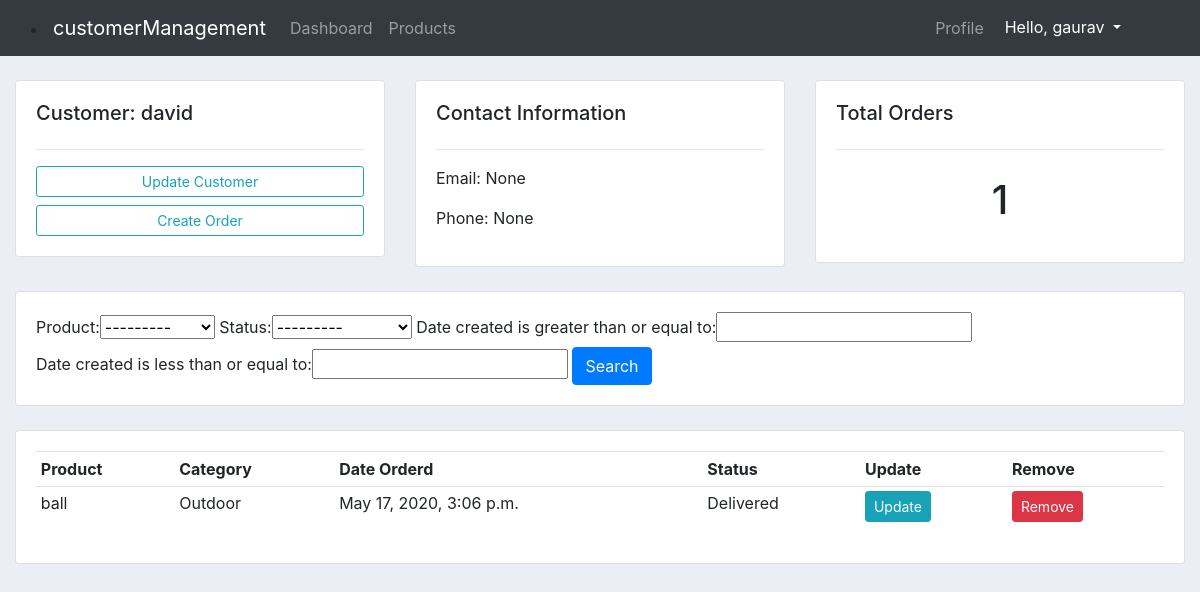
Page /customer/4 (signed in) on the committed database.
### accounts/models.py (models this page shows, shortened)
class Customer(models.Model):
    user = models.OneToOneField(User, null=True, blank=True, on_delete=models.CASCADE)
    name = models.CharField(max_length=200, null=True)
    phone = models.CharField(max_length=200, null=True)
    email = models.EmailField(null=True)
    profile_pic = models.ImageField(default="profile_pic.jpg",null=True, blank=True)
    date_created = models.DateTimeField(auto_now_add=True)

class Order(models.Model):
    STATUS = (
        ('Pending','Pending'),
        ('Out for delivery','Out for delivery'),
        ('Delivered','Delivered'),
    )
    customer = models.ForeignKey(Customer, null=True, on_delete=models.SET_NULL)
    product = models.ForeignKey(Product, null=True, on_delete=models.SET_NULL)
    date_created = models.DateTimeField(auto_now_add=True, null=True)
    status = models.CharField(max_length=200, null=True, choices=STATUS)

class Product(models.Model):
    CATEGORY = (
        ('Indoor','Indoor'),
        ('Outdoor','Outdoor'),
    )
    name = models.CharField(max_length=200, null=True)
    price = models.FloatField(null=True)
    category = models.CharField(max_length=200, null=True, choices=CATEGORY)
    desciption = models.CharField(max_length=200, null=True, blank=True)
    date_created = models.DateTimeField(auto_now_add=True, null=True)
    tag = models.ManyToManyField(Tag)
    def __str__(self):
        return self.name

### accounts/decorators.py (the view)
        def wrapper_func(request, *args, **kwargs):
            group = None
            if request.user.groups.exists():
                group = request.user.groups.all()[0].name
            if group in allowed_roles:
                return view_func(request, *args, **kwargs)
            else:
                return HttpResponse('You are not authorized to view this page')

### accounts/views.py (called while the page is built)
@login_required(login_url="loginuser")
@allowed_users(allowed_roles=['admin'])
def customer(request, pk):
    customer = Customer.objects.get(id=pk)
    orders = customer.order_set.all()
    total_orders = orders.count()
    myFilter = OrderFilter(request.GET, queryset=orders)
    orders = myFilter.qs
    context = {
        'customer':customer,
        'orders':orders,
        'total_orders':total_orders,
        'myFilter':myFilter
    }
    return render(request, 'accounts/customer.html',context)

### accounts/templates/accounts/customer.html
{%  extends 'accounts/main.html' %}
{% block content %}
	<br>
<div class="row">
	<div class="col-md">
		<div class="card card-body">
			<h5>Customer: {{customer.name}}</h5>
			<hr>
			<a class="btn btn-outline-info  btn-sm btn-block" href="">Update Customer</a>
			<a class="btn btn-outline-info  btn-sm btn-block" href="{% url 'create_order' customer.id %}">Create Order</a>
		</div>
	</div>
	<div class="col-md">
		<div class="card card-body">
			<h5>Contact Information</h5>
			<hr>
			<p>Email: {{ customer.email}}</p>
			<p>Phone: {{ customer.phone}}</p>
		</div>
	</div>
	<div class="col-md">
		<div class="card card-body">
			<h5>Total Orders</h5>
			<hr>
			<h1 style="text-align: center;padding: 10px">{{total_orders}}</h1>
		</div>
	</div>
</div>
<br>
<div class="row">
	<div class="col">
		<div class="card card-body">
			<form method="get">
				{{myFilter.form}}
		    <button class="btn btn-primary" type="submit">Search</button>
		  </form>
		</div>
	</div>
</div>
<br>
<div class="row">
	<div class="col-md">
		<div class="card card-body">
			<table class="table table-sm">
				<tr>
					<th>Product</th>
					<th>Category</th>
					<th>Date Orderd</th>
					<th>Status</th>
					<th>Update</th>
					<th>Remove</th>
				</tr>
				{% for order in orders %}
					<tr>
						<td>{{order.product}}</td>
						<td>{{order.product.category}}</td>
						<td>{{order.date_created}}</td>
						<td>{{order.status}}</td>
						<td><a class=" btn btn-sm btn-info"href="{% url 'update_order' order.id %}">Update</a></td>
						<td><a class="btn btn-sm btn-danger" href="{% url 'delete_order' order.id %}">Remove</a></td>
					</tr>
				{% endfor %}
			</table>
		</div>
	</div>
</div>
{% endblock %}

### accounts/templates/accounts/navbar.html (shortened to what this page needs)
<nav class="navbar navbar-expand-md navbar-dark bg-dark">
<div class="container-fluid">
    {% if user.is_authenticated %}
      <li>
        <a class="navbar-brand" href="">
          <span>customerManagement</span>
        </a>
      </li>
    {% else %}
      <li>
        <a class="navbar-brand" href="">
          <span>customerManagement</span>
        </a>
      </li>
    {% endif %}
    <div class="collapse navbar-collapse" id="navbarNav">
    {% if request.user.is_staff %}
        <ul class="navbar-nav mr-auto">
            <li class="nav-item">
              <a class="nav-link" href="{% url 'home'%}">Dashboard</a>
            </li>
            <li class="nav-item">
              <a class="nav-link" href="{% url 'products'%}">Products</a>
            </li>
        </ul>
    {% endif %}
    <ul class="navbar-nav ml-auto">
            {% if user.is_authenticated %}
            <ul class="navbar-nav mr-auto">
              <li class="nav-item">
                <a class="nav-link" href="{% url 'account'%}">Profile</a>
              </li>
            </ul>
                <li class="nav-item">
                    <div class="dropdown">
                        <button class="btn btn-dark dropdown-toggle" type="button" id="dropdownMenuButton" data-toggle="dropdown" aria-haspopup="true" aria-expanded="false">
                          Hello, {{ user.username }}
                        </button>
                    </div>
                </li>
            {% endif %}
        </ul>
    </div>
</div>
</nav>

### static/css/main.css (style rules this page uses)
body { background-color: #ebeff5; }
#dropdownMenuButton { margin-right: 35px; }

### rows in the picture
Customer: name "david", email "None", phone "None"
Order: product "ball", product.category "Outdoor", date_created "May 17, 2020, 3:06 p.m.", status "Delivered"

### other values in the picture
{{ user.username }} "gaurav"
{{ total_orders }} "1"
